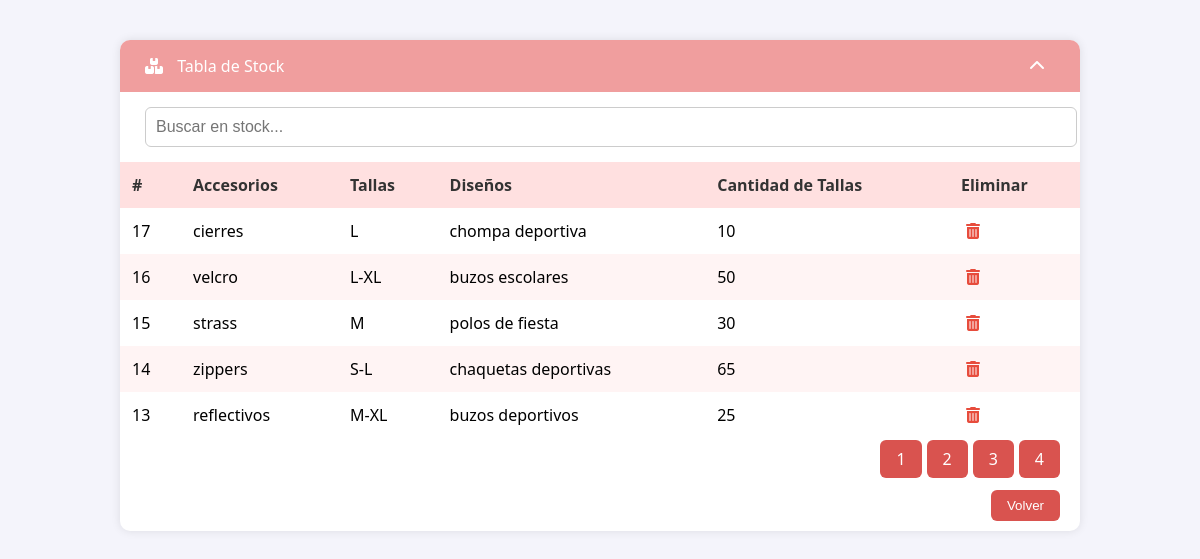
The app's page /tabla2stock.php with its own data.
### tables this page shows
CREATE TABLE `stock_accesorios` (
  `id` int NOT NULL,
  `accesorio` varchar(100) NOT NULL,
  `tallas` varchar(100) NOT NULL,
  `diseños` varchar(100) NOT NULL,
  `cantidad_tallas` int NOT NULL
);

### tabla2stock.php (the view, shortened to what this page needs)
<!DOCTYPE html>
<html lang="es">
<head>
    <link rel="stylesheet" href="https://cdnjs.cloudflare.com/ajax/libs/font-awesome/6.5.0/css/all.min.css">
</head>
<body>
<div class="container">
    <div class="header">
        <div><i class="fas fa-boxes"></i> Tabla de Stock</div>
        <i class="fas fa-chevron-up"></i>
    </div>
    <div class="search-box">
        <input type="text" id="search" placeholder="Buscar en stock..."
               value="<?php echo isset($_GET['buscar']) ? htmlspecialchars($_GET['buscar']) : ''; ?>"
               onkeyup="buscar()">
    </div>
    <table>
        <thead>
            <tr>
                <th>#</th>
                <th>Accesorios</th>
                <th>Tallas</th>
                <th>Diseños</th>
                <th>Cantidad de Tallas</th>
                <th>Eliminar</th>
            </tr>
        </thead>
        <tbody>
        <?php
        $conn = new mysqli("localhost", "root", "", "textil_db");
        $buscar = isset($_GET['buscar']) ? trim($_GET['buscar']) : '';
        $where = "";
        $por_pagina = 5;
        $pagina = isset($_GET['pagina']) ? intval($_GET['pagina']) : 1;
        $inicio = ($pagina - 1) * $por_pagina;
        $total_resultados = $conn->query("SELECT COUNT(*) AS total FROM Stock_accesorios $where")->fetch_assoc()['total'];
        $total_paginas = ceil($total_resultados / $por_pagina);
        $sql = "SELECT * FROM Stock_accesorios $where ORDER BY id DESC LIMIT $inicio, $por_pagina";
        $resultado = $conn->query($sql);
        if ($resultado->num_rows > 0) {
            while ($fila = $resultado->fetch_assoc()) {
                echo "<tr>";
                echo "<td>" . $fila['id'] . "</td>";
                echo "<td>" . htmlspecialchars($fila['accesorio']) . "</td>";
                echo "<td>" . htmlspecialchars($fila['tallas']) . "</td>";
                echo "<td>" . htmlspecialchars($fila['diseños']) . "</td>";
                echo "<td>" . htmlspecialchars($fila['cantidad_tallas']) . "</td>";
                echo "<td class='actions'>
                        <a href='?eliminar=" . $fila['id'] . "' onclick=\"return confirm('¿Eliminar este registro?');\">
                            <i class='fas fa-trash-alt'></i>
                        </a>
                      </td>";
                echo "</tr>";
            }
        } else {
            echo "<tr><td colspan='6'>No hay registros en el stock.</td></tr>";
        }
        ?>
        </tbody>
    </table>
    <div class="pagination">
        <?php
        for ($i = 1; $i <= $total_paginas; $i++) {
            $queryBuscar = $buscar !== '' ? "&buscar=" . urlencode($buscar) : "";
            echo "<a href='?pagina=$i$queryBuscar'>$i</a>";
        }
        ?>
    </div>
    <div class="footer">
        <button onclick="window.location.href='dashboard.php'">Volver</button>
    </div>
</div>
</body>
</html>

### tabla2stock.php (style rules this page uses)
body { font-family: 'Segoe UI', sans-serif; margin: 0; padding: 0; background-color: #f4f4fb; }
.header { background-color: #f09e9e; color: white; padding: 15px 25px; display: flex; align-items: center; justify-content: space-between; border-radius: 10px 10px 0 0; }
.header i { margin-right: 10px; }
.container { width: 80%; max-width: 1000px; margin: 40px auto; background-color: white; box-shadow: 0 0 10px rgba(0, 0, 0, 0.1); border-radius: 10px; }
table { width: 100%; border-collapse: collapse; }
th, td { padding: 12px; text-align: left; }
th { background-color: #ffe0e0; color: #333; }
tr:nth-child(even) { background-color: #fff4f4; }
.actions i { margin: 0 5px; cursor: pointer; color: #e74c3c; }
.footer, .pagination { text-align: right; padding: 10px 20px; }
.footer button, .pagination a { background-color: #d9534f; color: white; border: none; padding: 8px 16px; border-radius: 6px; cursor: pointer; text-decoration: none; margin-left: 5px; }
.search-box { padding: 15px 25px; }
.search-box input { width: 100%; padding: 10px; border: 1px solid #ccc; border-radius: 6px; font-size: 16px; }

### records on screen
stock_accesorios: id "17", accesorio "cierres", tallas "L", diseños "chompa deportiva", cantidad_tallas "10"
stock_accesorios: id "16", accesorio "velcro", tallas "L-XL", diseños "buzos escolares", cantidad_tallas "50"
stock_accesorios: id "15", accesorio "strass", tallas "M", diseños "polos de fiesta", cantidad_tallas "30"
stock_accesorios: id "14", accesorio "zippers", tallas "S-L", diseños "chaquetas deportivas", cantidad_tallas "65"
stock_accesorios: id "13", accesorio "reflectivos", tallas "M-XL", diseños "buzos deportivos", cantidad_tallas "25"
